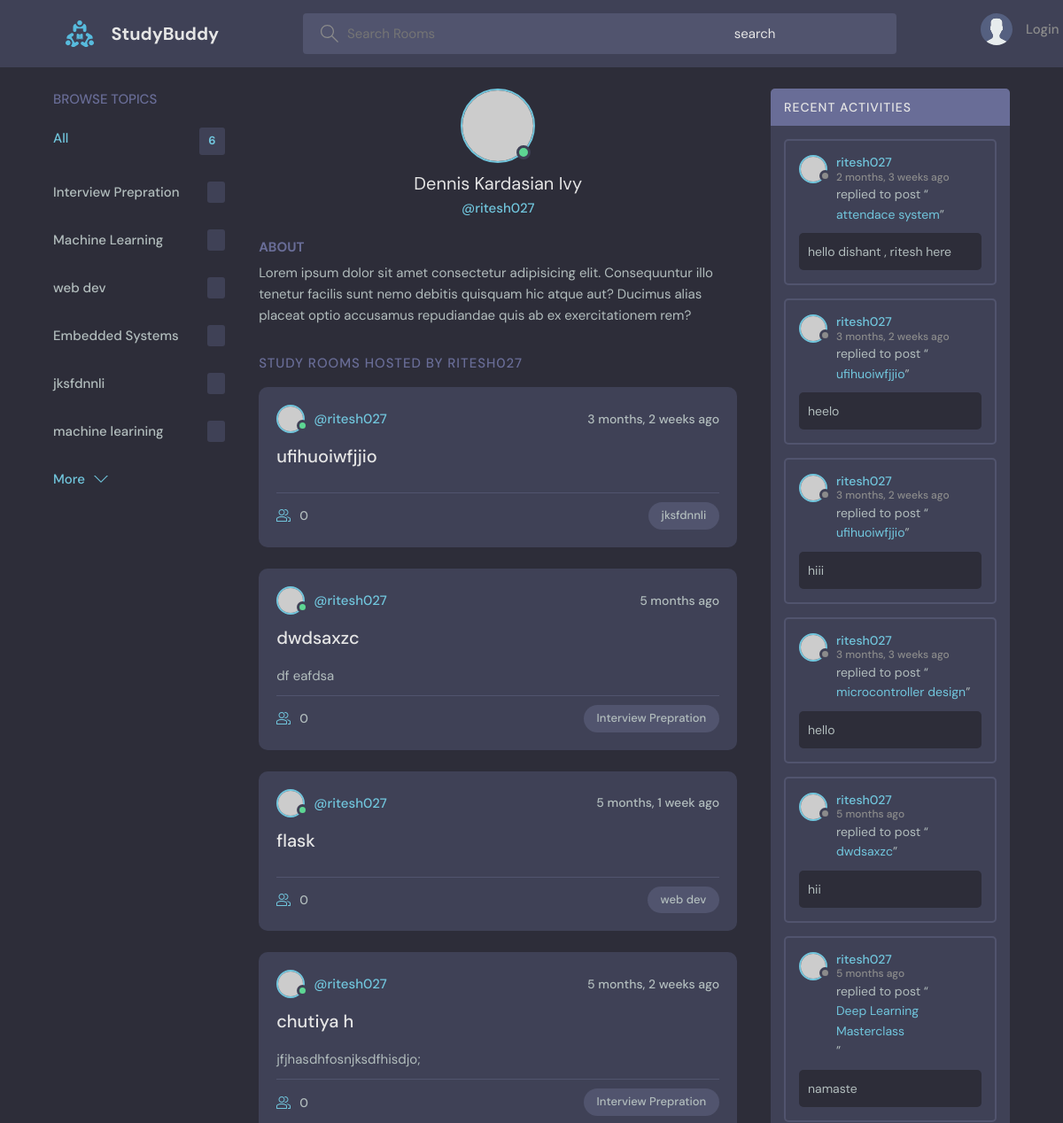
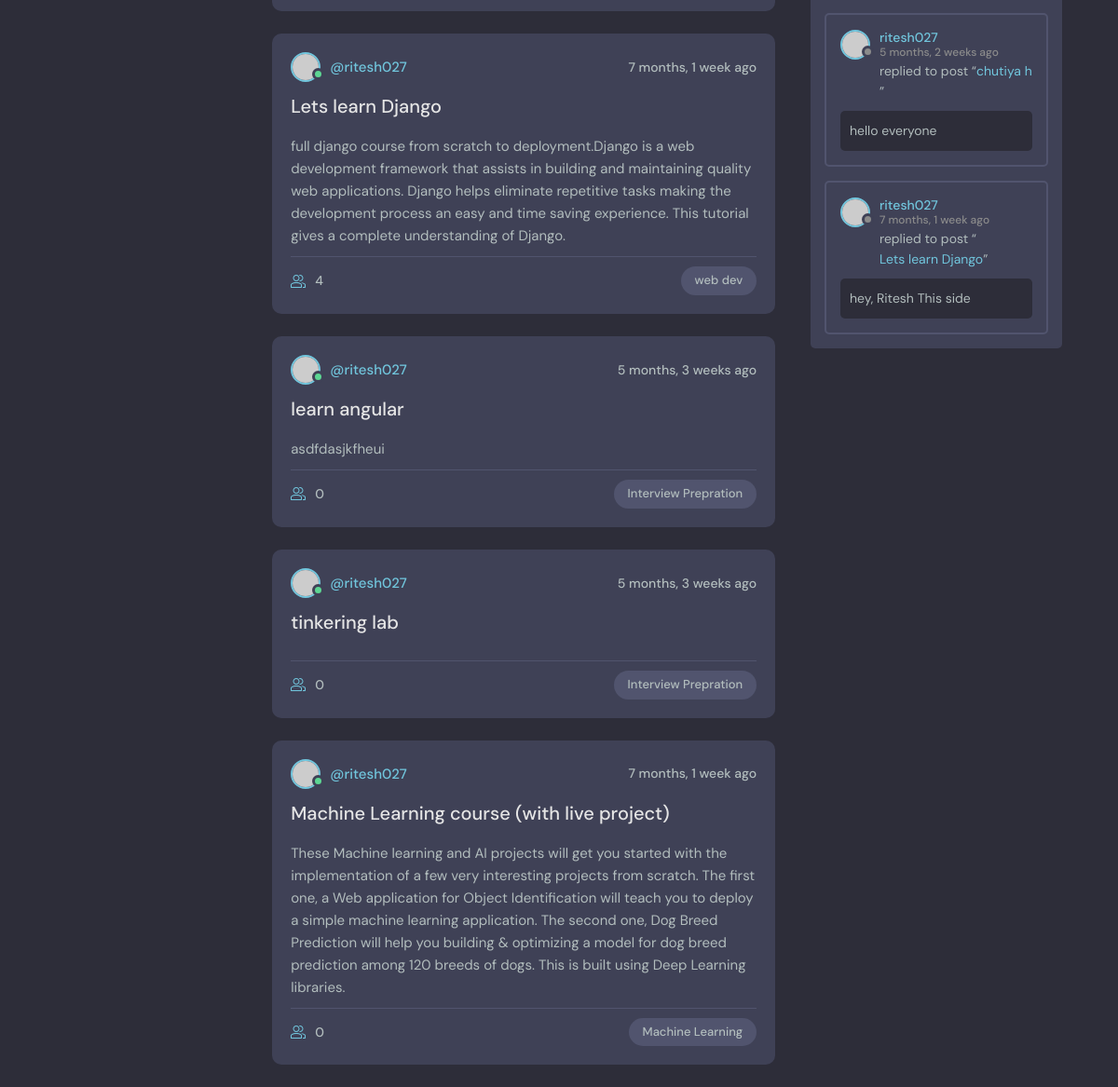
The app's page /profile/1 with its own data (2 pictures, top to bottom).
### base/models.py (models this page shows, shortened)
class Topic(models.Model):
    name = models.CharField(max_length=200)

class Room(models.Model):
    host = models.ForeignKey(User, on_delete=models.SET_NULL, null = True)
    topic = models.ForeignKey(Topic, on_delete=models.SET_NULL, null=True)
    name = models.CharField(max_length=200)
    description = models.TextField(null = True, blank=True)
    participants =models.ManyToManyField(User,related_name='participants', blank=True)
    updated = models.DateTimeField(auto_now=True)
    created = models.DateTimeField(auto_now_add=True)
    class Meta:
        ordering=['-updated','-created']
    def __str__(self):
        return self.name

class Message(models.Model):
    user = models.ForeignKey(User, on_delete=models.CASCADE)
    room = models.ForeignKey(Room, on_delete=models.CASCADE)
    body = models.TextField()
    updated = models.DateTimeField(auto_now=True)
    created = models.DateTimeField(auto_now_add=True)
    def __str__(self):
        return self.body[0:50]

### base/views.py (the view)
# urls.py: path('profile/<str:pk>', views.userProfile,name='user-profile'),
def userProfile(request,pk):
    q=request.GET.get('q')
    if q==None:
        q=''
    user=User.objects.get(id=pk)
    topics= Topic.objects.all()
    rooms=user.room_set.filter(
        Q(topic__name__icontains=q)|
        Q(name__icontains=q)|
        Q(description__icontains=q)
        )
    room_count=rooms.count()
    room_message=user.message_set.filter(Q(room__topic__name__icontains=q)).order_by('-updated','-created')[:10]
    context={'topics': topics, 'user':user, 'rooms': rooms,'room_count': room_count, 'room_message': room_message}
    return render(request, 'base/profile.html', context)

### base/templates/base/profile.html (shortened to what this page needs)
{% extends 'base/base.html' %}
{% load static %}
  {% block body %}
  <main class="profile-page layout layout--3">
    <div class="container">
      {% include 'base/topic_template.html' %}
      <div class="roomList">
        <div class="profile">
          <div class="profile__avatar">
            <div class="avatar avatar--large active">
              <img src="https://randomuser.me/api/portraits/men/11.jpg" />
            </div>
          </div>
          <div class="profile__info">
            <h3>Dennis Kardasian Ivy</h3>
            <p>@{{user.username}}</p>
          </div>
          <div class="profile__about">
            <h3>About</h3>
            <p>
              Lorem ipsum dolor sit amet consectetur adipisicing elit. Consequuntur illo tenetur
              facilis sunt nemo debitis quisquam hic atque aut? Ducimus alias placeat optio
              accusamus repudiandae quis ab ex exercitationem rem?
            </p>
          </div>
        </div>
        <div class="roomList__header">
          <div>
            <h2>Study Rooms Hosted by {{user.username}}</a>
            </h2>
          </div>
        </div>
        {% include 'base/feed_template.html' %}
      </div>
      {% include 'base/activity_template.html' %}
    </div>
  </main>
  {% endblock %}

### base/templates/base/base.html (shortened to what this page needs)
{% load static %}
<!DOCTYPE html>
<html lang="en">
  <head>
    <link rel="stylesheet" href="{% static 'base/css/main.css' %}">
    <link rel="stylesheet" href="{% static 'base/css/style.css' %}">
    <link rel="stylesheet" href="{% static 'base/css/basic.css' %}">
  </head>
  <body>
    {% include 'base/navbar.html' %}
    {% block body %}
    {% endblock %}
  </body>
</html>

### base/templates/base/navbar.html (shortened to what this page needs)
{% load static %}
<header class="header header--loggedIn">
    <div class="container">
      <a href="/" class="header__logo">
        <img src="{% static 'base/img/logo.svg'%}" />
        <h1>StudyBuddy</h1>
      </a>
      <form action="{% url 'home' %}"class="header__search" method="GET">
        <label>
          <input type="search" name="q" id="" placeholder="Search Rooms ">
          <input type="submit" value="search">
        </label>
      </form>
      <nav class="header__menu">
        {% if request.user.is_authenticated %}
        <div class="header__user">
          <a href="{% url 'user-profile' request.user.id %}">
            <div class="avatar avatar--medium active">
              <img src="https://randomuser.me/api/portraits/men/37.jpg" />
            </div>
            <p>{{request.user}}<span>@{{request.user}}</span></p>
          </a>
          <button class="dropdown-button">
            <svg version="1.1" xmlns="http://www.w3.org/2000/svg" width="32" height="32" viewBox="0 0 32 32">
              <title>chevron-down</title>
              <path d="M16 21l-13-13h-3l16 16 16-16h-3l-13 13z"></path>
            </svg>
          </button>
        </div>
        <div class="dropdown-menu">
          <a href="{% url 'update-user' %}" class="dropdown-link"
            ><svg version="1.1" xmlns="http://www.w3.org/2000/svg" width="32" height="32" viewBox="0 0 32 32">
              <title>tools</title>
              <path
                d="M27.465 32c-1.211 0-2.35-0.471-3.207-1.328l-9.392-9.391c-2.369 0.898-4.898 0.951-7.355 0.15-3.274-1.074-5.869-3.67-6.943-6.942-0.879-2.682-0.734-5.45 0.419-8.004 0.135-0.299 0.408-0.512 0.731-0.572 0.32-0.051 0.654 0.045 0.887 0.277l5.394 5.395 3.586-3.586-5.394-5.395c-0.232-0.232-0.336-0.564-0.276-0.887s0.272-0.596 0.572-0.732c2.552-1.152 5.318-1.295 8.001-0.418 3.274 1.074 5.869 3.67 6.943 6.942 0.806 2.457 0.752 4.987-0.15 7.358l9.392 9.391c0.844 0.842 1.328 2.012 1.328 3.207-0 2.5-2.034 4.535-4.535 4.535zM15.101 19.102c0.26 0 0.516 0.102 0.707 0.293l9.864 9.863c0.479 0.479 1.116 0.742 1.793 0.742 1.398 0 2.535-1.137 2.535-2.535 0-0.668-0.27-1.322-0.742-1.793l-9.864-9.863c-0.294-0.295-0.376-0.74-0.204-1.119 0.943-2.090 1.061-4.357 0.341-6.555-0.863-2.631-3.034-4.801-5.665-5.666-1.713-0.561-3.468-0.609-5.145-0.164l4.986 4.988c0.391 0.391 0.391 1.023 0 1.414l-5 5c-0.188 0.188-0.441 0.293-0.707 0.293s-0.52-0.105-0.707-0.293l-4.987-4.988c-0.45 1.682-0.397 3.436 0.164 5.146 0.863 2.631 3.034 4.801 5.665 5.666 2.2 0.721 4.466 0.604 6.555-0.342 0.132-0.059 0.271-0.088 0.411-0.088z"
              ></path>
            </svg>
            Settings</a
          >
          <a href="{% url 'logout' %}" class="dropdown-link"
            ><svg version="1.1" xmlns="http://www.w3.org/2000/svg" width="32" height="32" viewBox="0 0 32 32">
              <title>sign-out</title>
              <path
                d="M3 0h22c0.553 0 1 0 1 0.553l-0 3.447h-2v-2h-20v28h20v-2h2l0 3.447c0 0.553-0.447 0.553-1 0.553h-22c-0.553 0-1-0.447-1-1v-30c0-0.553 0.447-1 1-1z"
              ></path>
              <path
                d="M21.879 21.293l1.414 1.414 6.707-6.707-6.707-6.707-1.414 1.414 4.293 4.293h-14.172v2h14.172l-4.293 4.293z"
              ></path>
            </svg>
            Logout</a>
          {% else %}
        <a href="{% url 'login' %}">
          <img src="{% static 'base/img/avatar.svg'%}" />
          <p>Login</p>
        </a>
        {% endif %}
        </div>
  </header>

### base/templates/base/topic_template.html
<div class="topics">
    <div class="topics__header">
      <h2>Browse Topics</h2>
    </div>
    <ul class="topics__list">
      <li>
        <a href="{% url 'home' %}" class="active">All <span>{{topics.count}}</span></a>
      </li>
      {% for topic in topics %}
      <li>
        <a href="{% url 'home'%}?q={{topic.name}}">{{topic.name}} <span>{{topic.room__set.all.count}}</span></a>
      </li>
      {% endfor%}
    </ul>
    <a class="btn btn--link" href="topics.html">
      More
      <svg version="1.1" xmlns="http://www.w3.org/2000/svg" width="32" height="32" viewBox="0 0 32 32">
        <title>chevron-down</title>
        <path d="M16 21l-13-13h-3l16 16 16-16h-3l-13 13z"></path>
      </svg>
    </a>
  </div>

### base/templates/base/feed_template.html (shortened to what this page needs)
{% for room in rooms %}
<div class="roomListRoom">
    <div class="roomListRoom__header">
      <a href="{% url 'user-profile' room.host.id %}" class="roomListRoom__author">
        <div class="avatar avatar--small active">
          <img src="https://randomuser.me/api/portraits/men/11.jpg" />
        </div>
        <span>@{{room.host.username}}</span>
      </a>
      <div class="roomListRoom__actions">
        <span>{{room.created|timesince}} ago</span>
      </div>
    </div>
    <div class="roomListRoom__content">
      <a href="{% url 'room' room.id %}">{{room.name}}</a>
      <p>
     {{room.description}}
      </p>
    </div>
    <div class="roomListRoom__meta">
      <a class="roomListRoom__joined">
        {{room.participants.all.count}}
      </a>
      <p class="roomListRoom__topic">{{room.topic.name}}</p>
    </div>
  </div>
  {% endfor %}

### base/templates/base/activity_template.html (shortened to what this page needs)
{% load static %}
<div class="activities">
    <div class="activities__header">
      <h2>Recent Activities</h2>
    </div>
    {% for message in room_message %}
    <div class="activities__box">
      <div class="activities__boxHeader roomListRoom__header">
        <a href="{% url 'user-profile' message.user.id %}" class="roomListRoom__author">
          <div class="avatar avatar--small">
            <img src="https://randomuser.me/api/portraits/women/11.jpg" />
          </div>
          <p>
            {{message.user}}
            <span>{{message.created|timesince}} ago</span>
          </p>
        </a>
      </div>
      <div class="activities__boxContent">
        <p>replied to post “<a href="{% url 'room' message.room.id %}">{{message.room}}</a>”</p>
        <div class="activities__boxRoomContent">
            {{message}}
        </div>
      </div>
    </div>
    {% endfor %}
  </div>

### records on screen
Topic: name "Interview Prepration"
Topic: name "Machine Learning"
Topic: name "web dev"
Topic: name "Embedded Systems"
Topic: name "jksfdnnli"
Topic: name "machine learining"
Room: host.username "ritesh027", created "3 months, 2 weeks", name "ufihuoiwfjjio", participants.all.count "0", topic.name "jksfdnnli"
Room: host.username "ritesh027", created "5 months", name "dwdsaxzc", description "df eafdsa", participants.all.count "0", topic.name "Interview Prepration"
Room: host.username "ritesh027", created "5 months, 1 week", name "flask", participants.all.count "0", topic.name "web dev"
Room: host.username "ritesh027", created "5 months, 2 weeks", name "chutiya h", description "jfjhasdhfosnjksdfhisdjo;", participants.all.count "0", topic.name "Interview Prepration"
Room: host.username "ritesh027", created "7 months, 1 week", name "Lets learn Django", description "full django course from scratch to deployment.Django is a web development framework that assists in building and maintaining quality web applications. Django helps eliminate repetitive tasks making the development process an easy and time saving experience. This tutorial gives a complete understanding of Django.", participants.all.count "4", topic.name "web dev"
Room: host.username "ritesh027", created "5 months, 3 weeks", name "learn angular", description "asdfdasjkfheui", participants.all.count "0", topic.name "Interview Prepration"
Room: host.username "ritesh027", created "5 months, 3 weeks", name "tinkering lab", participants.all.count "0", topic.name "Interview Prepration"
Room: host.username "ritesh027", created "7 months, 1 week", name "Machine Learning course (with live project)", description "These Machine learning and AI projects will get you started with the implementation of a few very interesting projects from scratch. The first one, a Web application for Object Identification will teach you to deploy a simple machine learning application. The second one, Dog Breed Prediction will help you building & optimizing a model for dog breed prediction among 120 breeds of dogs. This is built using Deep Learning libraries.", participants.all.count "0", topic.name "Machine Learning"
Message: user "ritesh027", created "2 months, 3 weeks", room "attendace system", body "hello dishant , ritesh here"
Message: user "ritesh027", created "3 months, 2 weeks", room "ufihuoiwfjjio", body "heelo"
Message: user "ritesh027", created "3 months, 2 weeks", room "ufihuoiwfjjio", body "hiii"
Message: user "ritesh027", created "3 months, 3 weeks", room "microcontroller design", body "hello"
Message: user "ritesh027", created "5 months", room "dwdsaxzc", body "hii"
Message: user "ritesh027", created "5 months", room "Deep Learning Masterclass", body "namaste"
Message: user "ritesh027", created "5 months, 2 weeks", room "chutiya h", body "hello everyone"
Message: user "ritesh027", created "7 months, 1 week", room "Lets learn Django", body "hey, Ritesh This side"

### other values on screen
{{ topics.count }} "6"
{{ user.username }} "ritesh027"
{{ user.username }} "RITESH027"
